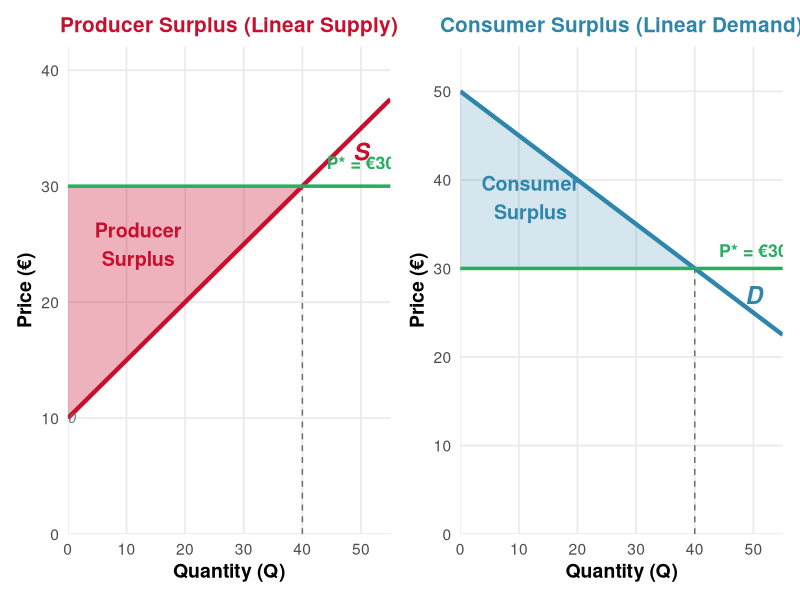
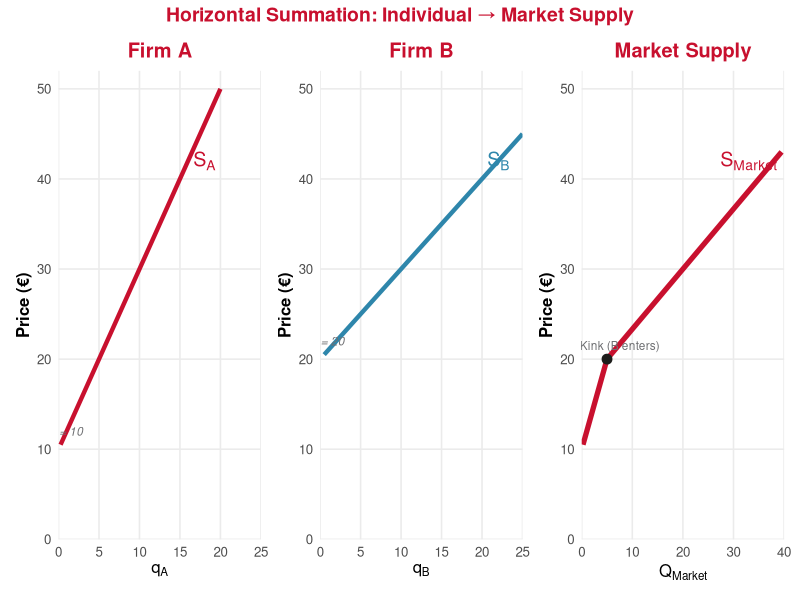
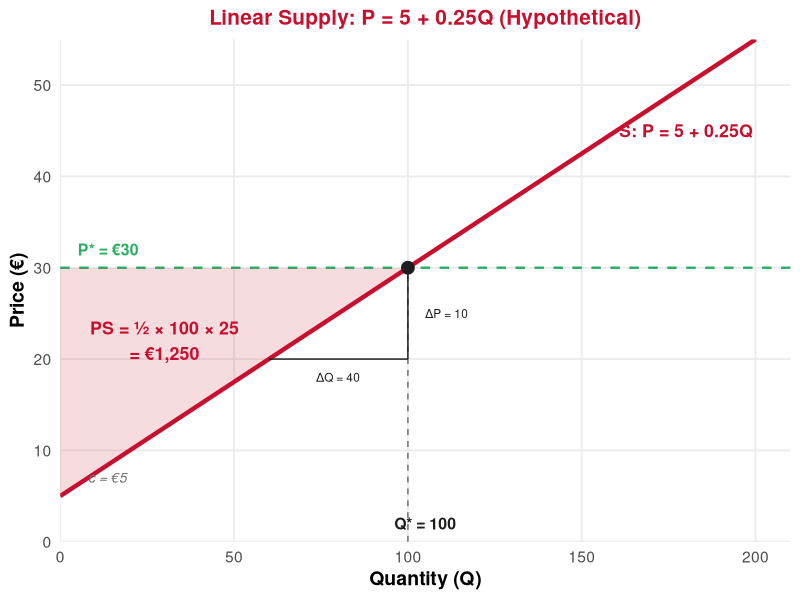
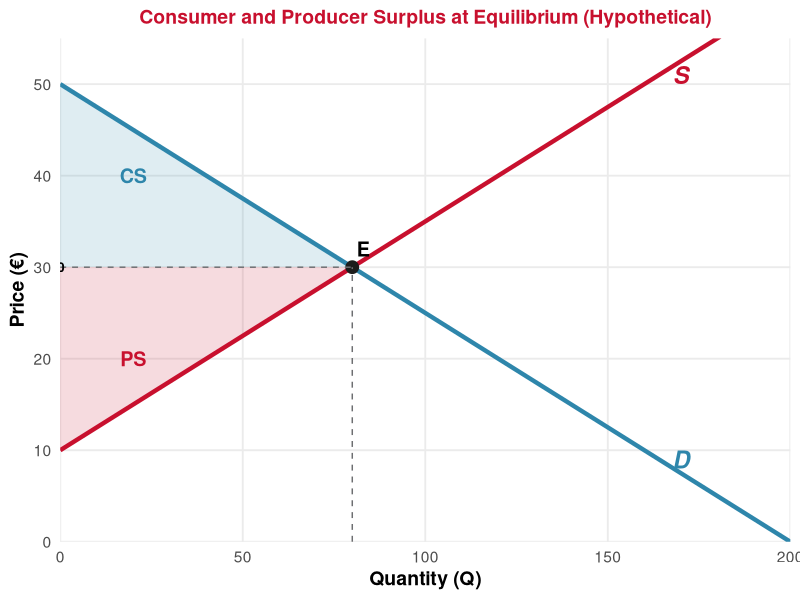

Recreate these plots in R, in order.
## ---- chunk 1
#| echo: false
#| message: false
#| warning: false

library(ggplot2)
library(dplyr)
library(tidyverse)
library(patchwork)

# Define UE brand colors
ue_red <- "#C8102E"
ue_black <- "#1D1D1B"
ue_gray <- "#6D6E71"
ue_white <- "#FFFFFF"
ue_blue <- "#2E86AB"
ue_green <- "#27ae60"
ue_orange <- "#E67E22"
## ---- chunk 2
#| echo: false
#| warning: false
#| fig-width: 12
#| fig-height: 5
#| fig-align: center

# Linear supply: P = 10 + 0.5Q => Q = 2P - 20
# At P = 30: Q = 40
P_star <- 30
Q_star <- 40

df_supply <- data.frame(Q = seq(0, 55, by = 0.5)) %>%
  mutate(P = 10 + 0.5 * Q)

p1 <- ggplot() +
  # PS triangle
  geom_polygon(data = data.frame(
    x = c(0, Q_star, Q_star, 0),
    y = c(10, P_star, P_star, P_star)),
    aes(x = x, y = y), fill = ue_red, alpha = 0.15) +
  geom_polygon(data = data.frame(
    x = c(0, Q_star, 0),
    y = c(10, P_star, P_star)),
    aes(x = x, y = y), fill = ue_red, alpha = 0.2) +
  # Supply curve
  geom_line(data = df_supply, aes(x = Q, y = P),
            color = ue_red, linewidth = 1.5) +
  # Price line
  geom_hline(yintercept = P_star, color = ue_green, linewidth = 1.2) +
  # Dashed lines
  geom_segment(aes(x = Q_star, y = 0, xend = Q_star, yend = P_star),
               linetype = "dashed", color = ue_gray) +
  # Labels
  annotate("text", x = 12, y = 25, label = "Producer\nSurplus",
           color = ue_red, fontface = "bold", size = 5) +
  annotate("text", x = 50, y = P_star + 2, label = "P* = €30",
           color = ue_green, fontface = "bold", size = 4.5) +
  annotate("text", x = 50, y = 33, label = "S", color = ue_red,
           fontface = "bold.italic", size = 6) +
  annotate("text", x = Q_star, y = -1.5, label = "Q* = 40",
           fontface = "bold", size = 4) +
  annotate("text", x = -2, y = 10, label = "c = 10",
           color = ue_gray, fontface = "italic", size = 3.5) +
  coord_cartesian(ylim = c(0, 42), xlim = c(0, 55)) +
  scale_x_continuous(expand = c(0, 0)) +
  scale_y_continuous(expand = c(0, 0)) +
  labs(x = "Quantity (Q)", y = "Price (€)",
       title = "Producer Surplus (Linear Supply)") +
  theme_minimal(base_size = 14) +
  theme(
    plot.title = element_text(color = ue_red, face = "bold", hjust = 0.5, size = 15),
    axis.title = element_text(face = "bold"),
    panel.grid.minor = element_blank()
  )

# Side by side with CS for comparison
df_demand <- data.frame(Q = seq(0, 55, by = 0.5)) %>%
  mutate(P = 50 - 0.5 * Q)

p2 <- ggplot() +
  # CS triangle
  geom_polygon(data = data.frame(
    x = c(0, Q_star, 0),
    y = c(50, P_star, P_star)),
    aes(x = x, y = y), fill = ue_blue, alpha = 0.2) +
  # Demand curve
  geom_line(data = df_demand %>% filter(P >= 0), aes(x = Q, y = P),
            color = ue_blue, linewidth = 1.5) +
  # Price line
  geom_hline(yintercept = P_star, color = ue_green, linewidth = 1.2) +
  # Dashed lines
  geom_segment(aes(x = Q_star, y = 0, xend = Q_star, yend = P_star),
               linetype = "dashed", color = ue_gray) +
  # Labels
  annotate("text", x = 12, y = 38, label = "Consumer\nSurplus",
           color = ue_blue, fontface = "bold", size = 5) +
  annotate("text", x = 50, y = P_star + 2, label = "P* = €30",
           color = ue_green, fontface = "bold", size = 4.5) +
  annotate("text", x = 50, y = 27, label = "D", color = ue_blue,
           fontface = "bold.italic", size = 6) +
  annotate("text", x = Q_star, y = -1.5, label = "Q* = 40",
           fontface = "bold", size = 4) +
  coord_cartesian(ylim = c(0, 55), xlim = c(0, 55)) +
  scale_x_continuous(expand = c(0, 0)) +
  scale_y_continuous(expand = c(0, 0)) +
  labs(x = "Quantity (Q)", y = "Price (€)",
       title = "Consumer Surplus (Linear Demand)") +
  theme_minimal(base_size = 14) +
  theme(
    plot.title = element_text(color = ue_blue, face = "bold", hjust = 0.5, size = 15),
    axis.title = element_text(face = "bold"),
    panel.grid.minor = element_blank()
  )

p1 + p2
## ---- chunk 3
#| echo: false
#| warning: false
#| fig-width: 14
#| fig-height: 4.5
#| fig-align: center

# Firm A: S_A: P = 10 + 2*q_A => q_A = (P-10)/2 for P >= 10
# Firm B: S_B: P = 20 + q_B => q_B = P - 20 for P >= 20

Q_a <- function(P) ifelse(P >= 10, (P - 10) / 2, 0)
Q_b <- function(P) ifelse(P >= 20, P - 20, 0)
Q_mkt <- function(P) Q_a(P) + Q_b(P)

P_seq <- seq(0, 50, by = 0.5)

df_a <- data.frame(P = P_seq, Q = Q_a(P_seq)) %>% filter(Q >= 0)
df_b <- data.frame(P = P_seq, Q = Q_b(P_seq)) %>% filter(Q >= 0)
df_mkt <- data.frame(P = P_seq, Q = Q_mkt(P_seq)) %>% filter(Q >= 0)

# Firm A
p_a <- ggplot(df_a %>% filter(Q > 0), aes(x = Q, y = P)) +
  geom_line(color = ue_red, linewidth = 1.5) +
  scale_x_continuous(limits = c(0, 25), expand = c(0, 0)) +
  scale_y_continuous(limits = c(0, 52), expand = c(0, 0),
                     breaks = seq(0, 50, 10)) +
  labs(x = expression(q[A]), y = "Price (€)", title = "Firm A") +
  annotate("text", x = 18, y = 42, label = expression(S[A]),
           color = ue_red, fontface = "bold.italic", size = 5) +
  annotate("text", x = 1, y = 12, label = "c = 10",
           color = ue_gray, fontface = "italic", size = 3) +
  theme_minimal(base_size = 12) +
  theme(plot.title = element_text(color = ue_red, face = "bold", hjust = 0.5),
        axis.title = element_text(face = "bold"),
        panel.grid.minor = element_blank())

# Firm B
p_b <- ggplot(df_b %>% filter(Q > 0), aes(x = Q, y = P)) +
  geom_line(color = ue_blue, linewidth = 1.5) +
  scale_x_continuous(limits = c(0, 25), expand = c(0, 0)) +
  scale_y_continuous(limits = c(0, 52), expand = c(0, 0),
                     breaks = seq(0, 50, 10)) +
  labs(x = expression(q[B]), y = "Price (€)", title = "Firm B") +
  annotate("text", x = 22, y = 42, label = expression(S[B]),
           color = ue_blue, fontface = "bold.italic", size = 5) +
  annotate("text", x = 1, y = 22, label = "c = 20",
           color = ue_gray, fontface = "italic", size = 3) +
  theme_minimal(base_size = 12) +
  theme(plot.title = element_text(color = ue_red, face = "bold", hjust = 0.5),
        axis.title = element_text(face = "bold"),
        panel.grid.minor = element_blank())

# Market Supply
p_mkt <- ggplot(df_mkt %>% filter(Q > 0), aes(x = Q, y = P)) +
  geom_line(color = ue_red, linewidth = 1.8) +
  # Mark the kink
  geom_point(data = data.frame(Q = Q_mkt(20), P = 20),
             aes(x = Q, y = P), size = 3, color = ue_black) +
  annotate("text", x = Q_mkt(20) + 2.5, y = 21.5,
           label = "Kink (B enters)", size = 3, color = ue_gray) +
  scale_x_continuous(limits = c(0, 40), expand = c(0, 0)) +
  scale_y_continuous(limits = c(0, 52), expand = c(0, 0),
                     breaks = seq(0, 50, 10)) +
  labs(x = expression(Q[Market]), y = "Price (€)", title = "Market Supply") +
  annotate("text", x = 33, y = 42, label = expression(S[Market]),
           color = ue_red, fontface = "bold.italic", size = 5) +
  theme_minimal(base_size = 12) +
  theme(plot.title = element_text(color = ue_red, face = "bold", hjust = 0.5),
        axis.title = element_text(face = "bold"),
        panel.grid.minor = element_blank())

p_a + p_b + p_mkt +
  plot_annotation(title = "Horizontal Summation: Individual → Market Supply",
                  theme = theme(plot.title = element_text(color = ue_red,
                                face = "bold", hjust = 0.5, size = 14)))
## ---- chunk 4
#| echo: false
#| warning: false
#| fig-width: 10
#| fig-height: 5
#| fig-align: center

# Supply: P = 5 + 0.25*Q
c_val <- 5
d_val <- 0.25
df_s <- data.frame(Q = seq(0, 200, by = 1)) %>%
  mutate(P = c_val + d_val * Q)

P_ex <- 30
Q_ex <- (P_ex - c_val) / d_val  # = 100

ggplot() +
  geom_line(data = df_s, aes(x = Q, y = P),
            color = ue_red, linewidth = 1.5) +
  # Price and quantity
  geom_hline(yintercept = P_ex, linetype = "dashed", color = ue_green, linewidth = 0.8) +
  geom_segment(aes(x = Q_ex, y = 0, xend = Q_ex, yend = P_ex),
               linetype = "dashed", color = ue_gray) +
  geom_point(aes(x = Q_ex, y = P_ex), size = 4, color = ue_black) +
  # PS triangle
  geom_polygon(data = data.frame(
    x = c(0, Q_ex, 0),
    y = c(c_val, P_ex, P_ex)),
    aes(x = x, y = y), fill = ue_red, alpha = 0.15) +
  # Annotations
  annotate("text", x = 30, y = 22, label = "PS = ½ × 100 × 25\n= €1,250",
           color = ue_red, fontface = "bold", size = 4.5) +
  annotate("text", x = 180, y = 45, label = "S: P = 5 + 0.25Q",
           color = ue_red, fontface = "bold", size = 4.5) +
  annotate("text", x = Q_ex + 5, y = 2, label = "Q* = 100",
           fontface = "bold", size = 4, color = ue_black) +
  annotate("text", x = 5, y = P_ex + 2, label = "P* = €30",
           color = ue_green, fontface = "bold", size = 4, hjust = 0) +
  # Intercept label
  annotate("text", x = 8, y = c_val + 2, label = "c = €5",
           color = ue_gray, fontface = "italic", size = 3.5, hjust = 0) +
  # Slope annotation
  annotate("segment", x = 60, y = 5 + 0.25*60, xend = 100, yend = 5 + 0.25*60,
           color = ue_black, linewidth = 0.5) +
  annotate("segment", x = 100, y = 5 + 0.25*60, xend = 100, yend = 5 + 0.25*100,
           color = ue_black, linewidth = 0.5) +
  annotate("text", x = 80, y = 5 + 0.25*60 - 2, label = "ΔQ = 40",
           size = 3, color = ue_black) +
  annotate("text", x = 105, y = (5 + 0.25*60 + 5 + 0.25*100)/2,
           label = "ΔP = 10", size = 3, color = ue_black, hjust = 0) +
  coord_cartesian(ylim = c(0, 55), xlim = c(0, 210)) +
  scale_x_continuous(expand = c(0, 0)) +
  scale_y_continuous(expand = c(0, 0)) +
  labs(x = "Quantity (Q)", y = "Price (€)",
       title = "Linear Supply: P = 5 + 0.25Q (Hypothetical)") +
  theme_minimal(base_size = 14) +
  theme(
    plot.title = element_text(color = ue_red, face = "bold", hjust = 0.5, size = 15),
    axis.title = element_text(face = "bold"),
    panel.grid.minor = element_blank()
  )
## ---- chunk 5
#| echo: false
#| warning: false
#| fig-width: 10
#| fig-height: 5
#| fig-align: center

# Demand: P = 50 - 0.25Q and Supply: P = 10 + 0.25Q
# Equilibrium: 50 - 0.25Q = 10 + 0.25Q => 40 = 0.5Q => Q* = 80, P* = 30
Q_eq <- 80
P_eq <- 30

df_d <- data.frame(Q = seq(0, 200, by = 1)) %>% mutate(P = 50 - 0.25 * Q)
df_s2 <- data.frame(Q = seq(0, 200, by = 1)) %>% mutate(P = 10 + 0.25 * Q)

ggplot() +
  # CS triangle
  geom_polygon(data = data.frame(x = c(0, Q_eq, 0), y = c(50, P_eq, P_eq)),
               aes(x = x, y = y), fill = ue_blue, alpha = 0.15) +
  # PS triangle
  geom_polygon(data = data.frame(x = c(0, Q_eq, 0), y = c(10, P_eq, P_eq)),
               aes(x = x, y = y), fill = ue_red, alpha = 0.15) +
  # Curves
  geom_line(data = df_d %>% filter(P >= 0), aes(x = Q, y = P),
            color = ue_blue, linewidth = 1.5) +
  geom_line(data = df_s2, aes(x = Q, y = P),
            color = ue_red, linewidth = 1.5) +
  # Equilibrium
  geom_point(aes(x = Q_eq, y = P_eq), size = 4, color = ue_black) +
  geom_segment(aes(x = Q_eq, y = 0, xend = Q_eq, yend = P_eq),
               linetype = "dashed", color = ue_gray) +
  geom_segment(aes(x = 0, y = P_eq, xend = Q_eq, yend = P_eq),
               linetype = "dashed", color = ue_gray) +
  # Labels
  annotate("text", x = 20, y = 40, label = "CS", color = ue_blue,
           fontface = "bold", size = 5) +
  annotate("text", x = 20, y = 20, label = "PS", color = ue_red,
           fontface = "bold", size = 5) +
  annotate("text", x = 170, y = 9, label = "D", color = ue_blue,
           fontface = "bold.italic", size = 6) +
  annotate("text", x = 170, y = 51, label = "S", color = ue_red,
           fontface = "bold.italic", size = 6) +
  annotate("text", x = Q_eq + 3, y = P_eq + 2, label = "E",
           fontface = "bold", size = 5) +
  annotate("text", x = Q_eq, y = -2, label = "Q* = 80",
           fontface = "bold", size = 3.5) +
  annotate("text", x = -5, y = P_eq, label = "P* = 30",
           fontface = "bold", size = 3.5) +
  coord_cartesian(ylim = c(0, 55), xlim = c(0, 200)) +
  scale_x_continuous(expand = c(0, 0)) +
  scale_y_continuous(expand = c(0, 0)) +
  labs(x = "Quantity (Q)", y = "Price (€)",
       title = "Consumer and Producer Surplus at Equilibrium (Hypothetical)") +
  theme_minimal(base_size = 14) +
  theme(
    plot.title = element_text(color = ue_red, face = "bold", hjust = 0.5, size = 14),
    axis.title = element_text(face = "bold"),
    panel.grid.minor = element_blank()
  )
